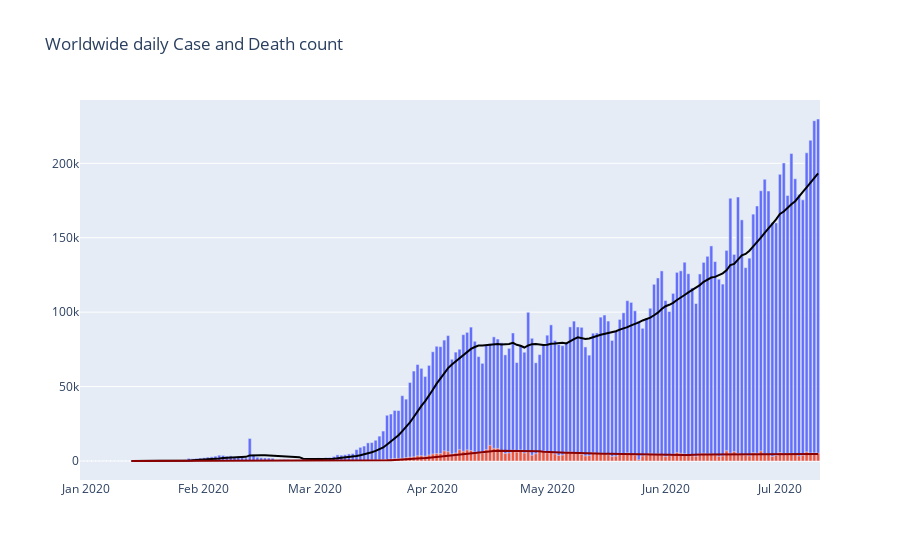

Notebook code cell kept with this figure:
### Code cell
df_world_new = df_world.groupby('date',as_index=False)['new_cases','new_deaths'].sum()
fig = go.Figure(data=[
    go.Bar(name='New Cases', x=df_world['date'], y=df_world['new_cases']),
    go.Bar(name='New Deaths', x=df_world['date'], y=df_world['new_deaths'])
])
fig.add_trace(go.Scatter(name='Cases:14-day',x=df_world['date'],y=df_world['Cases:14-day'],marker_color='black'))
fig.add_trace(go.Scatter(name='Deaths:14-day',x=df_world['date'],y=df_world['Deaths:14-day'],marker_color='darkred'))

# Change the bar mode
fig.update_layout(barmode='overlay', title='Worldwide daily Case and Death count',showlegend=False)
fig.show()

### Figure 1 — Plotly figure (JSON) as saved in the notebook; plotly's stock layout.template omitted (floating-point values rounded to 4 significant figures; data arrays with more than 128 entries replaced by an {"elided": "..."} marker saying what was removed)
{"data": [{"name": "New Cases", "type": "bar", "x": {"elided": "194 str values"}, "y": {"elided": "194 int values"}}, {"name": "New Deaths", "type": "bar", "x": {"elided": "194 str values"}, "y": {"elided": "194 int values"}}, {"marker": {"color": "black"}, "name": "Cases:14-day", "type": "scatter", "x": {"elided": "194 str values"}, "y": {"elided": "194 float values"}}, {"marker": {"color": "darkred"}, "name": "Deaths:14-day", "type": "scatter", "x": {"elided": "194 str values"}, "y": {"elided": "194 float values"}}], "layout": {"barmode": "overlay", "showlegend": false, "title": {"text": "Worldwide daily Case and Death count"}}}
